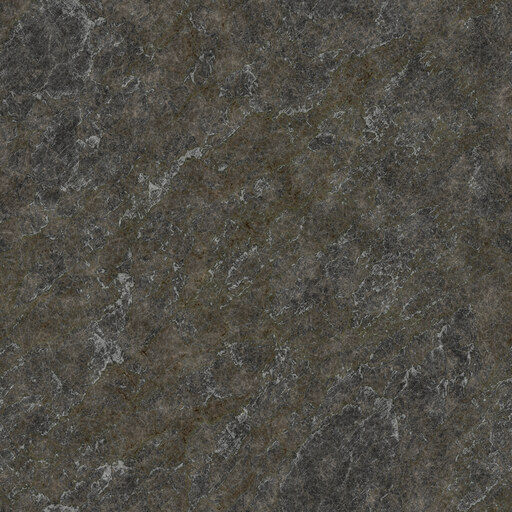
#> input picture assets/ambientcg/Rock030/color.jpg, 512 x 512 px
$ python build_blightcoil_look.py
#> lines starting #> are read from the running program, lines starting #| are printed output that depends on the picture
#!/usr/bin/env python3
"""Build the Act II cavern mesh (shell, Rotheart, shelves, props).

Textures are CC0: ambientCG Bark014, Moss004, plus Rock030 and Ground037
already in the tree. The mesh is original. Run from the repo root:

  python3 tools/build_blightcoil_look.py
"""
from __future__ import annotations

import json
import math
import struct
from pathlib import Path

from PIL import Image

ROOT = Path(__file__).resolve().parent.parent
OUT = ROOT / "assets" / "original" / "ember_art" / "blightcoil_look" / "cavern_look.glb"
TEX = {
    "rock_c": ROOT / "assets/ambientcg/Rock030/color.jpg",
    "rock_n": ROOT / "assets/ambientcg/Rock030/normal.jpg",
    "rock_r": ROOT / "assets/ambientcg/Rock030/roughness.jpg",
    "floor_c": ROOT / "assets/ambientcg/Ground037/color.jpg",
    "floor_n": ROOT / "assets/ambientcg/Ground037/normal.jpg",
    "floor_r": ROOT / "assets/ambientcg/Ground037/roughness.jpg",
    "bark_c": ROOT / "assets/ambientcg/Bark014/color.jpg",
    "bark_n": ROOT / "assets/ambientcg/Bark014/normal.jpg",
    "bark_r": ROOT / "assets/ambientcg/Bark014/roughness.jpg",
    "moss_c": ROOT / "assets/ambientcg/Moss004/color.jpg",
    "moss_n": ROOT / "assets/ambientcg/Moss004/normal.jpg",
    "moss_r": ROOT / "assets/ambientcg/Moss004/roughness.jpg",
}


def noise(x: float, y: float, z: float) -> float:
    def h(ix: int, iy: int, iz: int) -> float:
        n = (ix * 374761393 + iy * 668265263 + iz * 1440670377) & 0xFFFFFFFF
        n = (n ^ (n >> 13)) * 1274126177 & 0xFFFFFFFF
        return ((n ^ (n >> 16)) & 0xFFFF) / 65535.0

    x, y, z = x * 0.17, y * 0.17, z * 0.17
    ix, iy, iz = math.floor(x), math.floor(y), math.floor(z)
    fx, fy, fz = x - ix, y - iy, z - iz
    fx, fy, fz = fx * fx * (3 - 2 * fx), fy * fy * (3 - 2 * fy), fz * fz * (3 - 2 * fz)

    def g(dx: int, dy: int, dz: int) -> float:
        return h(ix + dx, iy + dy, iz + dz)

    c00 = g(0, 0, 0) * (1 - fx) + g(1, 0, 0) * fx
    c10 = g(0, 1, 0) * (1 - fx) + g(1, 1, 0) * fx
    c01 = g(0, 0, 1) * (1 - fx) + g(1, 0, 1) * fx
    c11 = g(0, 1, 1) * (1 - fx) + g(1, 1, 1) * fx
    c0 = c00 * (1 - fy) + c10 * fy
    c1 = c01 * (1 - fy) + c11 * fy
    return c0 * (1 - fz) + c1 * fz


def vadd(a, b):
    return (a[0] + b[0], a[1] + b[1], a[2] + b[2])


def vsub(a, b):
    return (a[0] - b[0], a[1] - b[1], a[2] - b[2])


def vmul(a, s):
    return (a[0] * s, a[1] * s, a[2] * s)


def vdot(a, b):
    return a[0] * b[0] + a[1] * b[1] + a[2] * b[2]


# [6 lines left out: function vcross, not called in this run]


def vnorm(a):
    m = math.sqrt(vdot(a, a)) or 1.0
    return (a[0] / m, a[1] / m, a[2] / m)


class Mesh:
    # [11 lines left out: functions __init__, add, not called in this run]

    def tri(self, a: int, b: int, c: int) -> None:
        self.idx.extend((a, b, c))

    # [623 lines left out: functions smooth, add_tube, sag_points, build_shell, build_tree, build_heart and 10 more, not called in this run]


def jpeg_bytes(path: Path, size: int = 512, quality: int = 78, rough_pack: bool = False) -> bytes:
    im = Image.open(path).convert("RGB")
    im = im.resize((size, size), Image.Resampling.LANCZOS)
    if rough_pack:
        # glTF metallic-roughness: G = roughness, B = metallic.
        g = im.split()[1]
        im = Image.merge("RGB", (Image.new("L", im.size, 0), g, Image.new("L", im.size, 0)))
    buf = __import__("io").BytesIO()
    im.save(buf, format="JPEG", quality=quality)
    return buf.getvalue()


def mushroom_albedo() -> bytes:
    im = Image.new("RGB", (256, 256))
    px = im.load()
    for y in range(256):
        for x in range(256):
            dx, dy = (x - 128) / 128, (y - 40) / 90
            cap = dx * dx + dy * dy
            n = noise(x * 0.4, y * 0.4, 3.0)
            if y < 150 and cap < 1.15:
                r = int(150 + 50 * n - cap * 30)
                g = int(78 + 40 * n)
                b = int(48 + 20 * n)
                if n > 0.72:
                    r, g, b = 92, 48, 110
            else:
                r = int(92 + 40 * n)
                g = int(70 + 30 * n)
                b = int(48 + 16 * n)
            px[x, y] = (max(0, min(255, r)), max(0, min(255, g)), max(0, min(255, b)))
    buf = __import__("io").BytesIO()
    im.save(buf, format="JPEG", quality=80)
    return buf.getvalue()


class Writer:
    def __init__(self) -> None:
        self.blob = bytearray()
        self.views = []
        self.accessors = []
        self.materials = []
        self.images = []
        self.textures = []
        self.primitives = []

    def _align(self) -> None:
        while len(self.blob) % 4:
            self.blob.append(0)

    def view(self, data: bytes, target: int | None = None) -> int:
        self._align()
        off = len(self.blob)
        self.blob.extend(data)
        v = {"buffer": 0, "byteOffset": off, "byteLength": len(data)}
        if target:
            v["target"] = target
        self.views.append(v)
        return len(self.views) - 1

    def image(self, data: bytes) -> int:
        idx = self.view(data)
        self.images.append({"bufferView": idx, "mimeType": "image/jpeg"})
        self.textures.append({"sampler": 0, "source": len(self.images) - 1})
        return len(self.textures) - 1

    # [73 lines left out: functions material, flat_material, add_mesh, not called in this run]


def main() -> None:
    w = Writer()
    rock_c = w.image(jpeg_bytes(TEX["rock_c"]))
#> in jpeg_bytes, im is the input picture: PIL image 512x512 RGB; mean R, G, B 79.4, 76.7, 69.4
    rock_n = w.image(jpeg_bytes(TEX["rock_n"]))
#> call 2 of jpeg_bytes, with size = 512, quality = 78, rough_pack = False
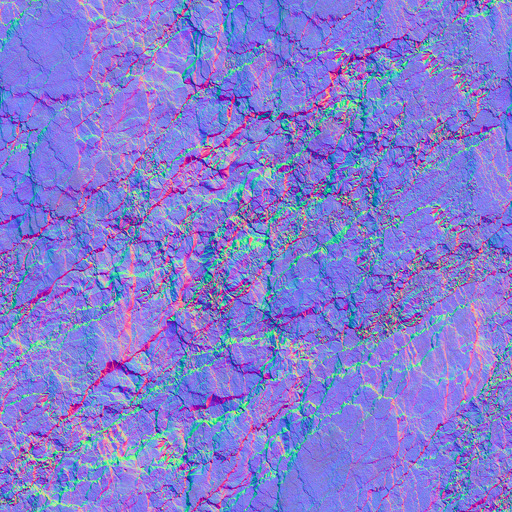
#> input picture assets/ambientcg/Rock030/normal.jpg, 512 x 512 px
#> in jpeg_bytes, im is the input picture: PIL image 512x512 RGB; mean R, G, B 132.7, 125.4, 211
    rock_r = w.image(jpeg_bytes(TEX["rock_r"], rough_pack=True))
#> call 3 of jpeg_bytes, with size = 512, quality = 78, rough_pack = True
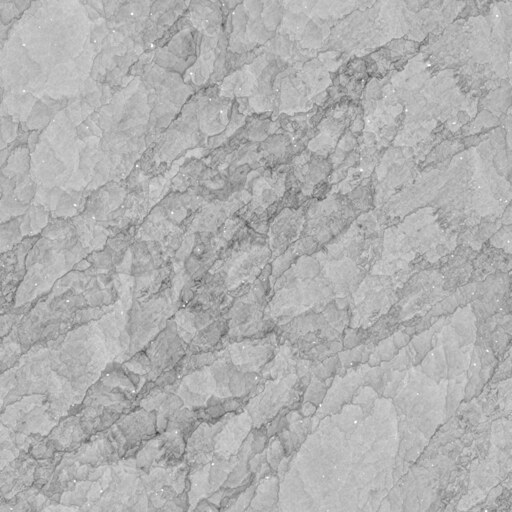
#> input picture assets/ambientcg/Rock030/roughness.jpg, 512 x 512 px
#> in jpeg_bytes, g is the input picture: PIL image 512x512 L; min 59, max 255, mean 176.7
#> in jpeg_bytes (call 3), `im = Image.merge("RGB", (Image.new("L", im.size, 0), g, Image.new("L",..`:
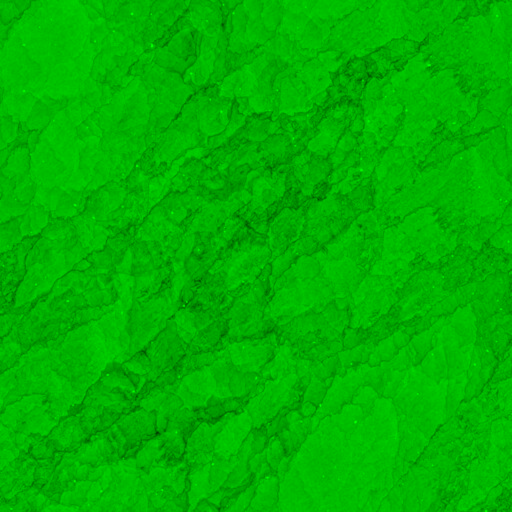
#> im: PIL image 512x512 RGB; mean R, G, B 0, 176.7, 0
    bark_c = w.image(jpeg_bytes(TEX["bark_c"]))
#> call 4 of jpeg_bytes, with size = 512, quality = 78, rough_pack = False
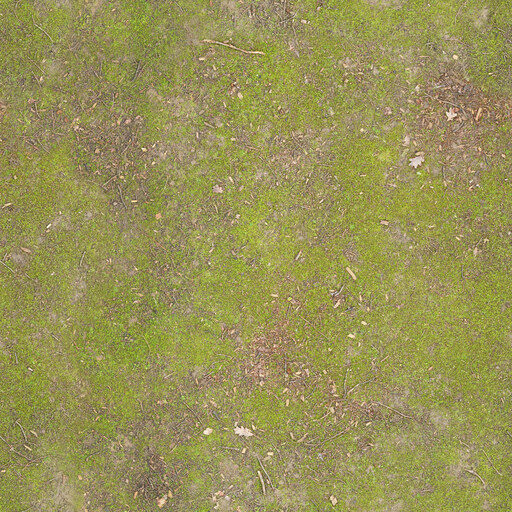
#> input picture assets/ambientcg/Ground037/color.jpg, 512 x 512 px, found by its file name
#> in jpeg_bytes, im is the input picture: PIL image 512x512 RGB; mean R, G, B 152.4, 146.8, 87.5
    bark_n = w.image(jpeg_bytes(TEX["bark_n"]))
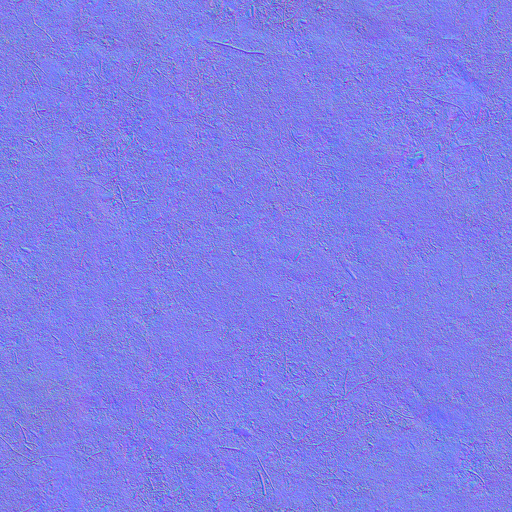
#> input picture assets/ambientcg/Ground037/normal.jpg, 512 x 512 px, found by its file name
#> in jpeg_bytes, im is the input picture: PIL image 512x512 RGB; mean R, G, B 129.6, 127.5, 233
    bark_r = w.image(jpeg_bytes(TEX["bark_r"], rough_pack=True))
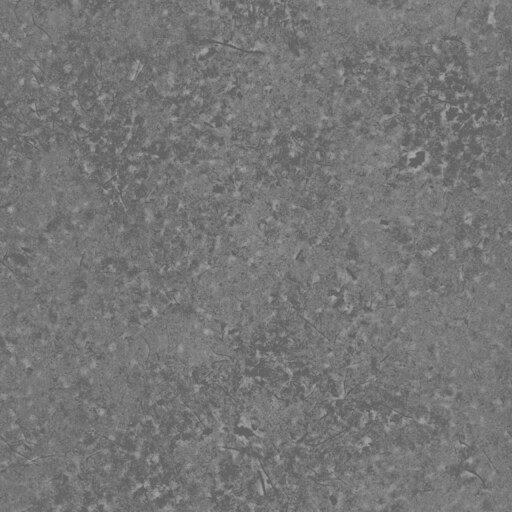
#> input picture assets/ambientcg/Ground037/roughness.jpg, 512 x 512 px, found by its file name
#> in jpeg_bytes, g is the input picture: PIL image 512x512 L; min 88, max 173, mean 118
#> in jpeg_bytes (call 6), `im = Image.merge("RGB", (Image.new("L", im.size, 0), g, Image.new("L",..`:
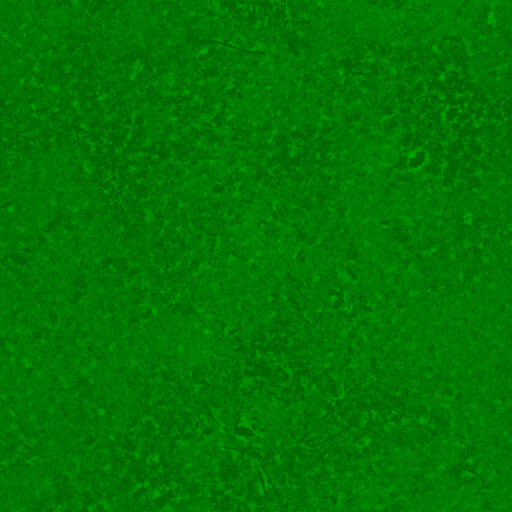
#> im: PIL image 512x512 RGB; mean R, G, B 0, 118, 0
    floor_c = w.image(jpeg_bytes(TEX["floor_c"]))
    floor_n = w.image(jpeg_bytes(TEX["floor_n"]))
    floor_r = w.image(jpeg_bytes(TEX["floor_r"], rough_pack=True))
    moss_c = w.image(jpeg_bytes(TEX["moss_c"]))
    moss_n = w.image(jpeg_bytes(TEX["moss_n"]))
    moss_r = w.image(jpeg_bytes(TEX["moss_r"], rough_pack=True))
    mush_c = w.image(mushroom_albedo())
#> in mushroom_albedo, `im = Image.new("RGB", (256, 256))`: im: PIL image 256x256 RGB; every value is 0

    mat_rock = w.material("rock", rock_c, rock_n, rock_r, [0.62, 0.55, 0.46, 1])
    mat_bark = w.material("bark", bark_c, bark_n, bark_r, [0.78, 0.62, 0.42, 1])
    mat_floor = w.material("floor", floor_c, floor_n, floor_r, [0.5, 0.58, 0.34, 1])
    mat_sump = w.material("sump", floor_c, floor_n, floor_r, [0.28, 0.32, 0.18, 1])
    mat_moss = w.material("moss", moss_c, moss_n, moss_r, [0.45, 0.62, 0.32, 1])
    mat_mush = w.material("mushroom", mush_c, bark_n, bark_r, [1, 1, 1, 1])
    mat_heart = w.flat_material("heart", [1.0, 0.42, 0.12, 1], [2.2, 0.55, 0.08], 0.32)
    mat_crystal = w.flat_material("crystal", [0.42, 0.18, 0.9, 1], [0.85, 0.28, 1.5], 0.16)
    mat_pool = w.flat_material("pool", [0.62, 0.78, 0.18, 0.94], [0.45, 0.7, 0.05], 0.22, "BLEND")

    shell = build_shell()
    interior = [
        (build_tree(), mat_bark),
        (build_heart(), mat_heart),
        (build_sump(), mat_sump),
        (build_floors(), mat_floor),
        (build_ramps(), mat_bark),
        (build_pools(), mat_pool),
        (build_mushrooms(), mat_mush),
        (build_crystals(), mat_crystal),
        (build_shrine(), mat_rock),
        (build_gate(), mat_rock),
        (build_moss_cards(), mat_moss),
    ]
    parts = [(shell, mat_rock)] + interior
    for mesh, mat in parts:
        print(f"  {w.materials[mat]['name']:10} verts={len(mesh.pos):6} tris={len(mesh.idx)//3:6}")
        w.add_mesh(mesh, mat)

    gltf = {
        "asset": {"version": "2.0", "generator": "build_blightcoil_look.py"},
        "scene": 0,
        "scenes": [{"nodes": [0, 1]}],
        "nodes": [{"name": "Shell", "mesh": 0}, {"name": "Interior", "mesh": 1}],
        "meshes": [
            {"name": "Shell", "primitives": w.primitives[:1]},
            {"name": "Interior", "primitives": w.primitives[1:]},
        ],
        "materials": w.materials,
        "accessors": w.accessors,
        "bufferViews": w.views,
        "buffers": [{"byteLength": len(w.blob)}],
        "images": w.images,
        "textures": w.textures,
        "samplers": [{"magFilter": 9729, "minFilter": 9987, "wrapS": 10497, "wrapT": 10497}],
    }
    js = json.dumps(gltf, separators=(",", ":")).encode()
    while len(js) % 4:
        js += b" "
    blob = bytes(w.blob)
    while len(blob) % 4:
        blob += b"\x00"
    total = 12 + 8 + len(js) + 8 + len(blob)
    out = bytearray()
    out += struct.pack("<4sII", b"glTF", 2, total)
    out += struct.pack("<I4s", len(js), b"JSON")
    out += js
    out += struct.pack("<I4s", len(blob), b"BIN\x00")
    out += blob
    OUT.parent.mkdir(parents=True, exist_ok=True)
    OUT.write_bytes(out)
    print(f"wrote {OUT.relative_to(ROOT)} ({len(out)/1e6:.2f} MB)")


if __name__ == "__main__":
#> (the run stopped early here; a loop or call above may not have finished)
